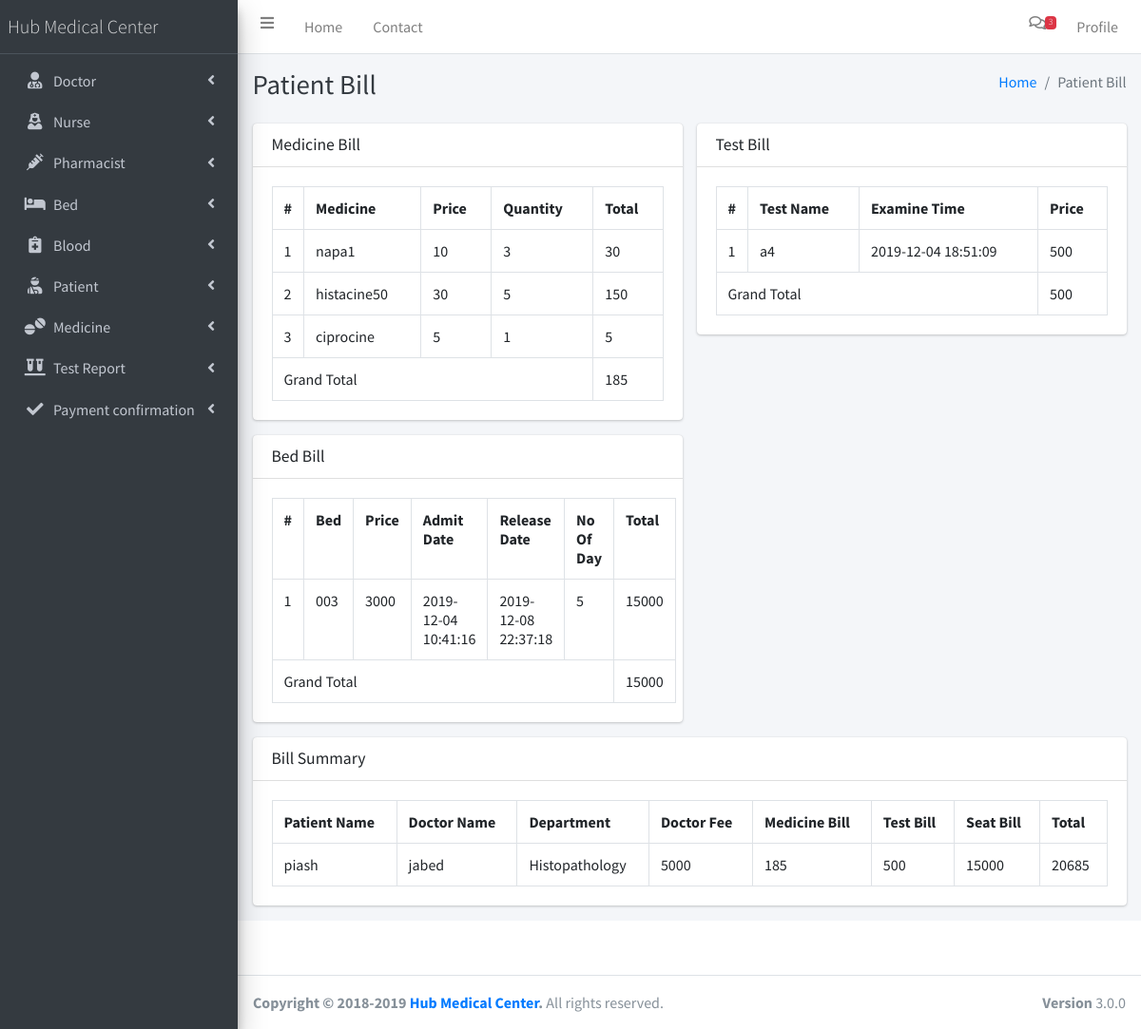
The page /admin/patientbill.php?id=2 (signed in) on the database its author committed.
### tables this page shows
CREATE TABLE `medicine_sell_info` (
  `id` int(11) NOT NULL,
  `patient_id` int(11) NOT NULL,
  `sold_at` datetime DEFAULT current_timestamp()
);

CREATE TABLE `medicine` (
  `id` int(11) NOT NULL,
  `name` varchar(255) NOT NULL,
  `generic_name` varchar(255) NOT NULL,
  `price` varchar(40) NOT NULL
);

CREATE TABLE `medicine_sell_line` (
  `id` int(11) NOT NULL,
  `sell_id` int(11) NOT NULL,
  `medicine_id` int(11) NOT NULL,
  `quantity` int(11) NOT NULL
);

CREATE TABLE `test_reports` (
  `id` int(11) NOT NULL,
  `patient_id` int(11) NOT NULL,
  `tests_id` int(11) NOT NULL,
  `examined_at` timestamp NOT NULL DEFAULT current_timestamp() ON UPDATE current_timestamp(),
  `delivered_at` timestamp NULL DEFAULT NULL
);

CREATE TABLE `tests` (
  `id` int(11) NOT NULL,
  `test_name` varchar(255) NOT NULL,
  `test_price` varchar(255) NOT NULL,
  `details` varchar(255) NOT NULL
);

CREATE TABLE `bed_allotment` (
  `id` int(11) NOT NULL,
  `bed_id` int(11) NOT NULL,
  `patient_id` int(11) NOT NULL,
  `admit_date` datetime NOT NULL DEFAULT current_timestamp(),
  `release_date` datetime DEFAULT NULL
);

CREATE TABLE `bed` (
  `id` int(11) NOT NULL,
  `bed_no` varchar(40) NOT NULL,
  `room_no` varchar(40) NOT NULL,
  `nurse_id` int(11) NOT NULL,
  `ac` varchar(40) NOT NULL,
  `rent` varchar(40) NOT NULL
);

CREATE TABLE `patient` (
  `id` int(11) NOT NULL,
  `patient_name` varchar(40) NOT NULL,
  `department_id` int(11) NOT NULL,
  `refer_doctor` int(11) NOT NULL,
  `details` varchar(255) NOT NULL,
  `contact` varchar(40) NOT NULL,
  `guardian_name` varchar(40) NOT NULL,
  `guardian_contact` varchar(40) NOT NULL,
  `paid` int(11) NOT NULL
);

CREATE TABLE `doctors` (
  `id` int(11) NOT NULL,
  `name` varchar(40) NOT NULL,
  `designation` varchar(40) NOT NULL,
  `dept_id` int(11) NOT NULL,
  `status` int(11) NOT NULL,
  `fees` varchar(40) NOT NULL,
  `contact` varchar(40) NOT NULL,
  `doctor_image` varchar(255) NOT NULL,
  `username` varchar(255) NOT NULL,
  `password` varchar(255) NOT NULL
);

CREATE TABLE `department` (
  `id` int(11) NOT NULL,
  `dept_name` varchar(40) NOT NULL,
  `details` varchar(255) NOT NULL
);

### admin/patientbill.php (the view, shortened to what this page needs)
<?php
include_once("layout/header.php");
include_once("layout/sidebar.php");
include_once("../db/query.php");
$id = $_GET["id"];
$medicines = $con->query("select * from medicine_sell_info ms ,medicine_sell_line ml,patient p,medicine m where ms.patient_id=p.id and ms.id=ml.sell_id and ml.medicine_id=m.id and p.id=" . $id);
$tests = $con->query("SELECT * FROM test_reports tr,tests t where tr.tests_id=t.id and tr.patient_id=" . $id);
$beds = $con->query("SELECT release_date,admit_date,bed_no,datediff(release_date,admit_date)+1 as day,rent from bed_allotment ba,bed b where b.id=ba.bed_id and ba.patient_id=" . $id);
$doctors = $con->query("select * from patient p,doctors d,department de where p.refer_doctor=d.id and de.id=d.dept_id AND p.id=".$id);
?>
<div class="content-wrapper">
  <div class="content-header">
    <div class="container-fluid">
      <div class="row mb-2">
        <div class="col-sm-6">
          <h1 class="m-0 text-dark">Patient Bill</h1>
        </div>
        <div class="col-sm-6">
          <ol class="breadcrumb float-sm-right">
            <li class="breadcrumb-item"><a href="#">Home</a></li>
            <li class="breadcrumb-item active">Patient Bill</li>
          </ol>
        </div>
      </div>
    </div>
  </div>
  <section class="content">
    <div class="container-fluid">
      <div class="row">
        <div class="col-md-6">
          <div class="card">
            <div class="card-header with-border">
              <h3 class="card-title">Medicine Bill</h3>
            </div>
            <div class="card-body">
              <table class="table table-bordered">
                <tbody>
                  <tr>
                    <th style="width: 10px">#</th>
                    <th>Medicine</th>
                    <th>Price</th>
                    <th>Quantity</th>
                    <th>Total</th>
                  </tr>
                  <?php
                  $i = 1;
                  $medicinetotal = 0;
                  while ($medicine = mysqli_fetch_array($medicines)) {
                    ?>
                    <tr>
                      <td><?= $i ?></td>
                      <td><?= $medicine["name"] ?></td>
                      <td><?= $medicine["price"] ?></td>
                      <td><?= $medicine["quantity"] ?></td>
                      <td><?= $medicine["price"] * $medicine["quantity"] ?></td>
                    </tr>
                  <?php
                    $i++;
                    $medicinetotal += $medicine["price"] * $medicine["quantity"];
                  }
                  ?>
                  <tr>
                    <td colspan="4">Grand Total</td>
                    <td><?= $medicinetotal ?></td>
                  </tr>
                </tbody>
              </table>
            </div>
          </div>
        </div>
        <div class="col-md-6">
          <div class="card">
            <div class="card-header with-border">
              <h3 class="card-title">Test Bill</h3>
            </div>
            <div class="card-body">
              <table class="table table-bordered">
                <tbody>
                  <tr>
                    <th style="width: 10px">#</th>
                    <th>Test Name</th>
                    <th>Examine Time</th>
                    <th>Price</th>
                  </tr>
                  <?php
                  $i = 1;
                  $testtotal = 0;
                  while ($test = mysqli_fetch_array($tests)) {
                    ?>
                    <tr>
                      <td><?= $i ?></td>
                      <td><?= $test["test_name"] ?></td>
                      <td><?= $test["examined_at"] ?></td>
                      <td><?= $test["test_price"] ?></td>
                    </tr>
                  <?php
                    $i++;
                    $testtotal += $test["test_price"];
                  }
                  ?>
                  <tr>
                    <td colspan="3">Grand Total</td>
                    <td><?= $testtotal ?></td>
                  </tr>
                </tbody>
              </table>
            </div>
          </div>
        </div>
        <div class="col-md-6">
          <div class="card">
            <div class="card-header with-border">
              <h3 class="card-title">Bed Bill</h3>
            </div>
            <div class="card-body">
              <table class="table table-bordered">
                <tbody>
                  <tr>
                    <th style="width: 10px">#</th>
                    <th>Bed</th>
                    <th>Price</th>
                    <th>Admit Date</th>
                    <th>Release Date</th>
                    <th>No Of Day</th>
                    <th>Total</th>
                  </tr>
                  <?php
                  $i = 1;
                  $bedtotal = 0;
                  while ($bed = mysqli_fetch_array($beds)) {
                    ?>
                    <tr>
                      <td><?= $i ?></td>
                      <td><?= $bed["bed_no"] ?></td>
                      <td><?= $bed["rent"] ?></td>
                      <td><?= $bed["admit_date"] ?></td>
                      <td><?= $bed["release_date"] ?></td>
                      <td><?= $bed["day"] ?></td>
                      <td><?= $bed["day"] * $bed["rent"] ?></td>
                    </tr>
                  <?php
                    $i++;
                    $bedtotal += $bed["day"] * $bed["rent"];
                  }
                  ?>
                  <tr>
                    <td colspan="6">Grand Total</td>
                    <td><?= $bedtotal ?></td>
                  </tr>
                </tbody>
              </table>
            </div>
          </div>
        </div>
        <div class="col-md-12">
          <div class="card">
            <div class="card-header with-border">
              <h3 class="card-title">Bill Summary</h3>
            </div>
            <div class="card-body">
              <table class="table table-bordered">
                <tbody>
                  <tr>
                    <th>Patient Name</th>
                    <th>Doctor Name</th>
                    <th>Department</th>
                    <th>Doctor Fee</th>
                    <th>Medicine Bill</th>
                    <th>Test Bill</th>
                    <th>Seat Bill</th>
                    <th>Total</th>
                  </tr>
                  <?php
                  while ($doctor = mysqli_fetch_array($doctors)) {
                    ?>
                    <tr>
                      <td><?= $doctor["patient_name"] ?></td>
                      <td><?= $doctor["name"] ?></td>
                      <td><?= $doctor["dept_name"] ?></td>
                      <td><?= $doctor["fees"] ?></td>
                      <td><?= $medicinetotal ?></td>
                      <td><?= $testtotal ?></td>
                      <td><?= $bedtotal ?></td>
                      <td><?= $bedtotal+$testtotal+$medicinetotal+$doctor["fees"] ?></td>
                    </tr>
                  <?php
                  }
                  ?>
                </tbody>
              </table>
            </div>
          </div>
        </div>
      </div>
    </div>
</div>
</div>
<?php
include_once('layout/footer.php');
?>

### rows shown on the page
medicine_sell_info: medicine.name "napa1", medicine.price "10", medicine_sell_line.quantity "3", medicine.price "30", medicine.name "histacine50", medicine_sell_line.quantity "5", medicine.price "150", medicine.name "ciprocine", medicine.price "5", medicine_sell_line.quantity "1"
test_reports: tests.test_name "a4", examined_at "2019-12-04 18:51:09", tests.test_price "500"
bed_allotment: bed.bed_no "003", bed.rent "3000", admit_date "2019-12-04 10:41:16", release_date "2019-12-08 22:37:18", day "5", rent "15000"
patient: patient_name "piash", doctors.name "jabed", department.dept_name "Histopathology", doctors.fees "5000", doctors.fees "20685"

### other values the page prints
$medicinetotal "185"
$testtotal "500"
$bedtotal "15000"
